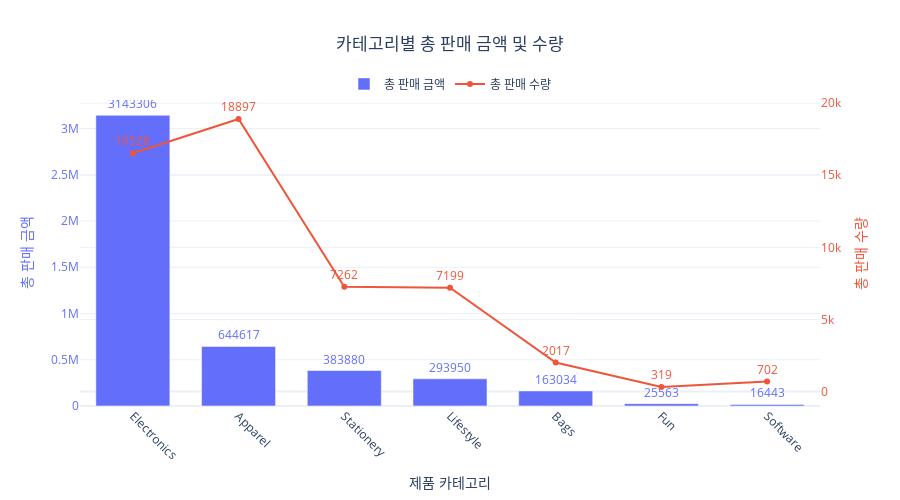

Notebook code for this chart:
### Code cell
import plotly.graph_objects as go


fig = go.Figure()


fig.add_trace(go.Bar(
    x=category_df.제품카테고리,
    y=category_df.total_sales,
    name='총 판매 금액',
    text=category_df.total_sales.round(),
    textposition='outside',
    textfont=dict(color='#636EFA'),
    marker=dict(color='#636EFA'),
    yaxis='y1'
))

fig.add_trace(go.Scatter(
    x=category_df.제품카테고리,
    y=category_df.total_cnt,
    text=category_df.total_cnt,
    mode='lines+markers+text',
    name='총 판매 수량',
    line=dict(color='#EF553B', width=2),
    textposition='top center',
    textfont=dict(color='#EF553B'),
    yaxis='y2'
))

fig.update_layout(
    title=dict(
        text='카테고리별 총 판매 금액 및 수량',
        x=0.5,
        xanchor='center'
    ),
    xaxis=dict(
        title='제품 카테고리',
        tickangle=45
    ),
    yaxis=dict(
        title='총 판매 금액',
        titlefont=dict(color='#636EFA'),
        tickfont=dict(color='#636EFA')
    ),
    yaxis2=dict(
        title='총 판매 수량',
        titlefont=dict(color='#EF553B'),
        tickfont=dict(color='#EF553B'),
        overlaying='y',
        side='right'
    ),
    legend=dict(
        x=0.5,
        xanchor='center',
        y=1.1,
        orientation='h'
    ),
    bargap=0.3,
    height=500,
    template='plotly_white'
)

fig.show()

### Figure 1 — Plotly figure (JSON) as saved in the notebook; plotly's stock layout.template omitted (floating-point values rounded to 4 significant figures)
{"data": [{"marker": {"color": "#636EFA"}, "name": "총 판매 금액", "text": [3143306, 644617, 383880, 293950, 163034, 25563, 16443], "textfont": {"color": "#636EFA"}, "textposition": "outside", "type": "bar", "x": ["Electronics", "Apparel", "Stationery", "Lifestyle", "Bags", "Fun", "Software"], "y": [3143000.0, 644600.0, 383900.0, 294000.0, 163000.0, 25560.0, 16440.0], "yaxis": "y"}, {"line": {"color": "#EF553B", "width": 2}, "mode": "lines+markers+text", "name": "총 판매 수량", "text": [16528, 18897, 7262, 7199, 2017, 319, 702], "textfont": {"color": "#EF553B"}, "textposition": "top center", "type": "scatter", "x": ["Electronics", "Apparel", "Stationery", "Lifestyle", "Bags", "Fun", "Software"], "y": [16528, 18897, 7262, 7199, 2017, 319, 702], "yaxis": "y2"}], "layout": {"bargap": 0.3, "height": 500, "legend": {"orientation": "h", "x": 0.5, "xanchor": "center", "y": 1.1}, "title": {"text": "카테고리별 총 판매 금액 및 수량", "x": 0.5, "xanchor": "center"}, "xaxis": {"tickangle": 45, "title": {"text": "제품 카테고리"}}, "yaxis": {"tickfont": {"color": "#636EFA"}, "title": {"font": {"color": "#636EFA"}, "text": "총 판매 금액"}}, "yaxis2": {"overlaying": "y", "side": "right", "tickfont": {"color": "#EF553B"}, "title": {"font": {"color": "#EF553B"}, "text": "총 판매 수량"}}}}
